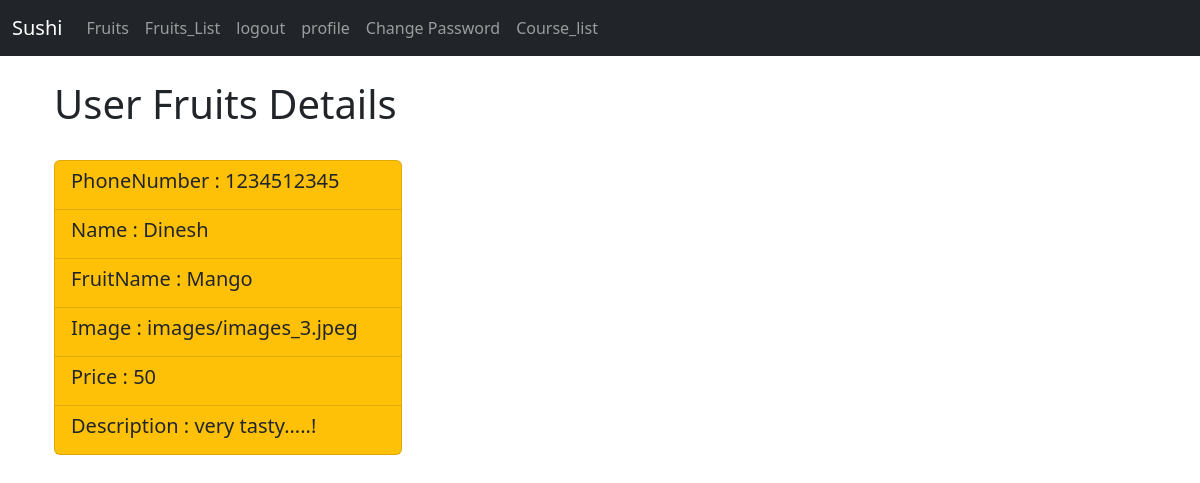
/profile (signed in), run on the app's committed database.
### firsrtapp/models.py (models this page shows, shortened)
class Fruits(models.Model):
    PhoneNumber=models.CharField(max_length=12,null= True)
    FullName=models.CharField(max_length=25,null= True)
    FruitName = models.CharField(max_length=100)
    Image = models.ImageField(null=True,blank=True,upload_to="images")
    Price = models.CharField(max_length=100)
    Description = models.CharField(max_length=100)

### firsrtapp/views.py (the view)
# urls.py: path('profile',views.profile,name="profile"),
@login_required(login_url='/login')
def profile(request):
    user_phone=request.user
    posts=Fruits.objects.filter(PhoneNumber=user_phone)
    context={"posts":posts}
    return render(request,"profile.html",context)

### templates/profile.html (shortened to what this page needs)
{% extends 'base.html' %}
{% block head %}
<div class="container">
    <div class="row">
    <div class="col-md-4">
    <h1>User Fruits Details</h1></br>
    {% for post in posts %}
    <ul class="list-group">
        <li class="list-group-item bg-warning text-dark"><h5>PhoneNumber : {{post.PhoneNumber}}</h5></li>
        <li class="list-group-item bg-warning text-dark"><h5>Name : {{post.FullName}}</h5></li>
        <li class="list-group-item bg-warning text-dark"><h5>FruitName : {{post.FruitName}}</h5></li>
        <li class="list-group-item bg-warning text-dark"><h5>Image : {{post.Image}}</h5></li>
        <li class="list-group-item bg-warning text-dark"><h5>Price : {{post.Price}}</h5></li>
        <li class="list-group-item bg-warning text-dark"><h5>Description : {{post.Description}}</h5></li>
      </ul>
      {% endfor %}
    </div>
</div>
</div>
{% endblock head %}

### data on the page
Fruits: PhoneNumber "1234512345", FullName "Dinesh", FruitName "Mango", Image "images/images_3.jpeg", Price "50", Description "very tasty.....!"
